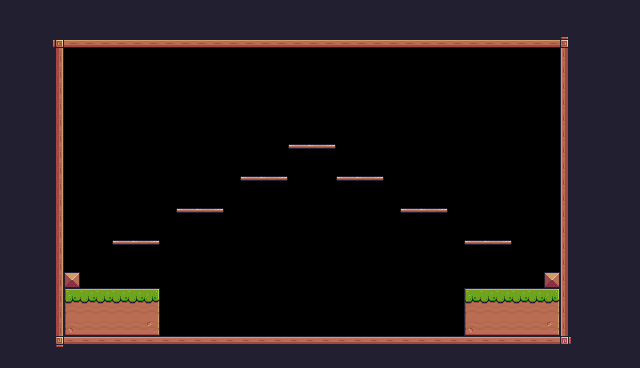

A 2D game scene composited from a Tiled map and its tileset images. What follows is a short description and the map's XML, with every tile layer's data as written:
An orthogonal 40x23 tile map with 16x16 px tiles, 1 tile layer (Background) and 18 objects (7x Platfrom, Player).

<map version="1.10" tiledversion="1.10.1" orientation="orthogonal" renderorder="right-down" width="40" height="23" tilewidth="16" tileheight="16" infinite="0" nextlayerid="5" nextobjectid="46">
 <tileset firstgid="1" source="Pixel Adventure.tsx" />
 <layer id="1" name="Background" width="40" height="23">
  <data encoding="csv">
24,24,24,24,24,24,24,24,24,24,24,24,24,24,24,24,24,24,24,24,24,24,24,24,24,24,24,24,24,24,24,24,24,24,24,24,24,24,24,24,
24,24,24,24,24,24,24,24,24,24,24,24,24,24,24,24,24,24,24,24,24,24,24,24,24,24,24,24,24,24,24,24,24,24,24,24,24,24,24,24,
24,24,24,92,134,134,134,134,134,134,134,134,134,134,134,134,134,134,134,134,134,134,134,134,134,134,134,134,134,134,134,134,134,134,134,93,24,24,24,24,
24,24,24,113,0,0,0,0,0,0,0,0,0,0,0,0,0,0,0,0,0,0,0,0,0,0,0,0,0,0,0,0,0,0,0,111,24,24,24,24,
24,24,24,113,0,0,0,0,0,0,0,0,0,0,0,0,0,0,0,0,0,0,0,0,0,0,0,0,0,0,0,0,0,0,0,111,24,24,24,24,
24,24,24,113,0,0,0,0,0,0,0,0,0,0,0,0,0,0,0,0,0,0,0,0,0,0,0,0,0,0,0,0,0,0,0,111,24,24,24,24,
24,24,24,113,0,0,0,0,0,0,0,0,0,0,0,0,0,0,0,0,0,0,0,0,0,0,0,0,0,0,0,0,0,0,0,111,24,24,24,24,
24,24,24,113,0,0,0,0,0,0,0,0,0,0,0,0,0,0,0,0,0,0,0,0,0,0,0,0,0,0,0,0,0,0,0,111,24,24,24,24,
24,24,24,113,0,0,0,0,0,0,0,0,0,0,0,0,0,0,0,0,0,0,0,0,0,0,0,0,0,0,0,0,0,0,0,111,24,24,24,24,
24,24,24,113,0,0,0,0,0,0,0,0,0,0,0,0,0,0,40,41,42,0,0,0,0,0,0,0,0,0,0,0,0,0,0,111,24,24,24,24,
24,24,24,113,0,0,0,0,0,0,0,0,0,0,0,0,0,0,0,0,0,0,0,0,0,0,0,0,0,0,0,0,0,0,0,111,24,24,24,24,
24,24,24,113,0,0,0,0,0,0,0,0,0,0,0,40,41,42,0,0,0,40,41,42,0,0,0,0,0,0,0,0,0,0,0,111,24,24,24,24,
24,24,24,113,0,0,0,0,0,0,0,0,0,0,0,0,0,0,0,0,0,0,0,0,0,0,0,0,0,0,0,0,0,0,0,111,24,24,24,24,
24,24,24,113,0,0,0,0,0,0,0,40,41,42,0,0,0,0,0,0,0,0,0,0,0,40,41,42,0,0,0,0,0,0,0,111,24,24,24,24,
24,24,24,113,0,0,0,0,0,0,0,0,0,0,0,0,0,0,0,0,0,0,0,0,0,0,0,0,0,0,0,0,0,0,0,111,24,24,24,24,
24,24,24,113,0,0,0,40,41,42,0,0,0,0,0,0,0,0,0,0,0,0,0,0,0,0,0,0,0,40,41,42,0,0,0,111,24,24,24,24,
24,24,24,113,0,0,0,0,0,0,0,0,0,0,0,0,0,0,0,0,0,0,0,0,0,0,0,0,0,0,0,0,0,0,0,111,24,24,24,24,
24,24,24,113,35,0,0,0,0,0,0,0,56,0,0,0,0,0,0,0,0,0,0,0,0,0,0,0,0,0,0,0,0,0,35,111,24,24,24,24,
24,24,24,113,7,8,8,8,8,9,56,56,56,56,0,0,0,0,0,0,0,0,0,0,0,0,0,56,56,7,8,8,8,8,9,111,24,24,24,24,
24,24,24,113,29,30,30,30,30,31,56,56,56,56,0,0,0,0,0,0,0,0,0,0,0,0,56,56,56,29,30,30,30,30,31,111,24,24,24,24,
24,24,24,113,51,52,52,52,52,53,56,56,56,56,0,0,0,0,0,0,0,0,0,0,0,0,0,56,56,51,52,52,52,52,53,111,24,24,24,24,
24,24,24,114,90,90,90,90,90,90,90,90,90,90,90,90,90,90,90,90,90,90,90,90,90,90,90,90,90,90,90,90,90,90,90,115,24,24,24,24,
24,24,24,24,24,24,24,24,24,24,24,24,24,24,24,24,24,24,24,24,24,24,24,24,24,24,24,24,24,24,24,24,24,24,24,24,24,24,24,24
</data>
 </layer>
 <objectgroup id="2" name="Spawnpoints">
  <object id="15" name="Player" type="Player" x="240" y="64" width="32" height="32" />
 </objectgroup>
 <objectgroup id="4" name="Collisions" class="Platforms">
  <object id="27" x="48" y="32" width="16" height="320" />
  <object id="28" x="64" y="32" height="16" />
  <object id="29" x="64" y="32" width="512" height="16" />
  <object id="30" x="560" y="32" width="16" height="320" />
  <object id="31" x="64" y="336" width="512" height="16" />
  <object id="32" x="64" y="272" width="16" height="16" />
  <object id="33" x="64" y="288" width="96" height="48" />
  <object id="34" x="464" y="288" width="96" height="48" />
  <object id="35" x="544" y="272" width="16" />
  <object id="36" x="544" y="272" width="16" height="16" />
  <object id="38" type="Platfrom" x="464" y="240" width="48" height="16" />
  <object id="39" type="Platfrom" x="400" y="208" width="48" height="16" />
  <object id="41" type="Platfrom" x="336" y="176" width="48" height="16" />
  <object id="42" type="Platfrom" x="288" y="144" width="48" height="16" />
  <object id="43" type="Platfrom" x="240" y="176" width="48" height="16" />
  <object id="44" type="Platfrom" x="176" y="208" width="48" height="16" />
  <object id="45" type="Platfrom" x="112" y="240" width="48" height="16" />
 </objectgroup>
</map>
